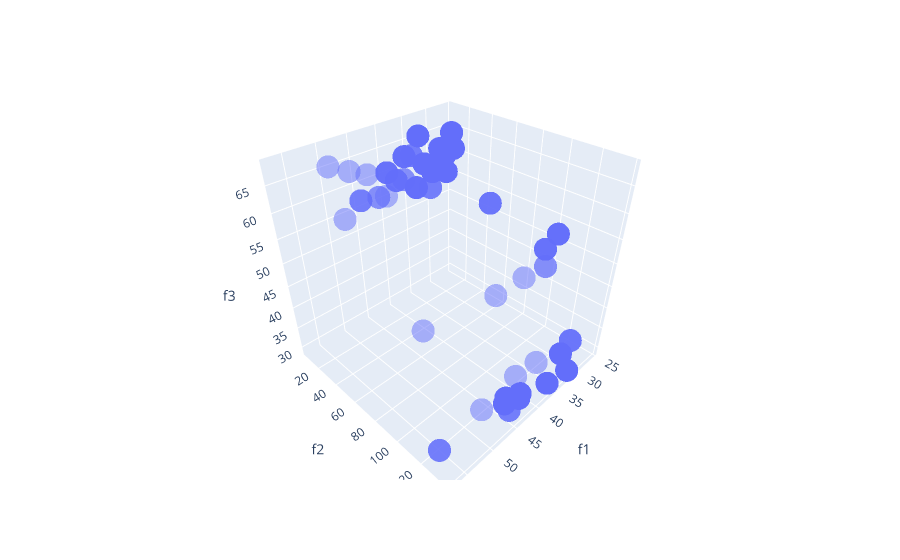

Notebook cell for this chart:
### Code cell
px.scatter_3d(output, x='f1', y='f2', z='f3', opacity=0.5)

### Figure 1 — Plotly figure (JSON) as saved in the notebook; plotly's stock layout.template omitted (floating-point values rounded to 4 significant figures; data arrays with more than 128 entries replaced by an {"elided": "..."} marker saying what was removed)
{"data": [{"hovertemplate": "f1=%{x}<br>f2=%{y}<br>f3=%{z}<extra></extra>", "legendgroup": "", "marker": {"color": "#636efa", "opacity": 0.5, "symbol": "circle"}, "mode": "markers", "name": "", "scene": "scene", "showlegend": false, "type": "scatter3d", "x": {"elided": "1000 float values"}, "y": {"elided": "1000 int values"}, "z": {"elided": "1000 float values"}}], "layout": {"legend": {"tracegroupgap": 0}, "margin": {"t": 60}, "scene": {"domain": {"x": [0, 1], "y": [0, 1]}, "xaxis": {"title": {"text": "f1"}}, "yaxis": {"title": {"text": "f2"}}, "zaxis": {"title": {"text": "f3"}}}}}
